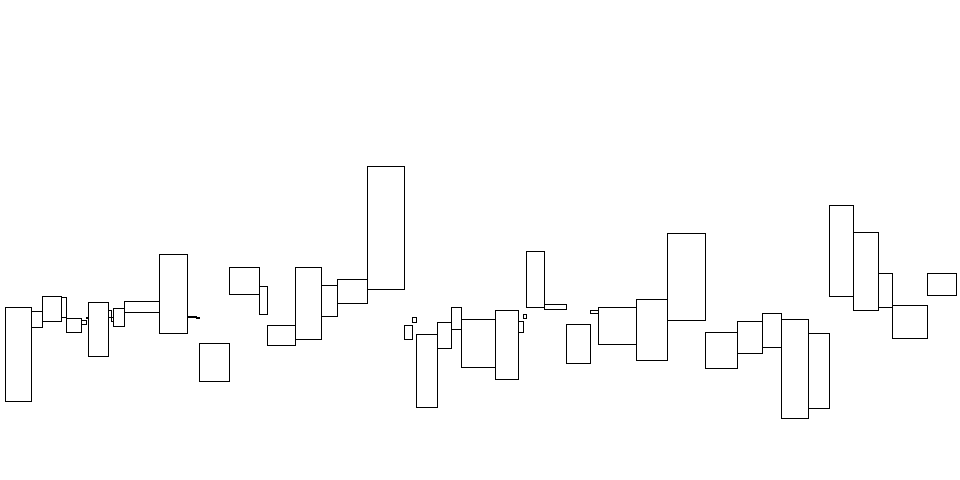
Frame 1 (no input)
Frame 2 (the mouse pressed at the canvas centre, redrawn once): identical to frame 1, image omitted

The Processing sketch that drew this single still picture (run headless with seeded random() and noise(); the mouse was pressed at the canvas centre and the sketch redrawn once):

// Processing sketch: sketch_190620a
// ── sketch_190620a.pde
int i = 5;

void setup() {
  size(960, 480);
  background(255);
  noLoop();
  noFill();
}

void draw() {
  int j = 0;
  while (i < width-20) {
    j = int(random(2,40));
    rect(i, 320+(random(-j, j)), j, random(-j, j)*4);
    i = i + j;
  } 
}
